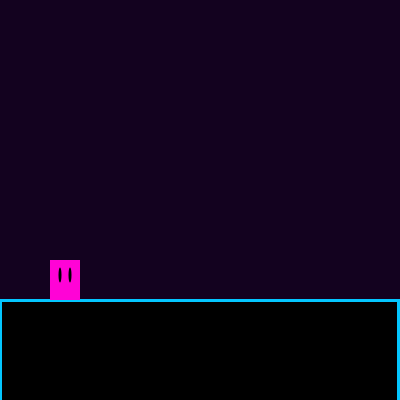
Frame 1 (no input)
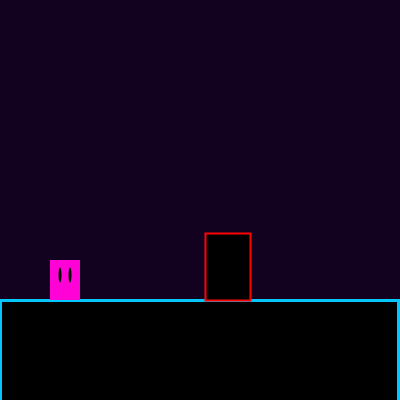
Frame 60 (the mouse pressed at the canvas centre just before this capture)
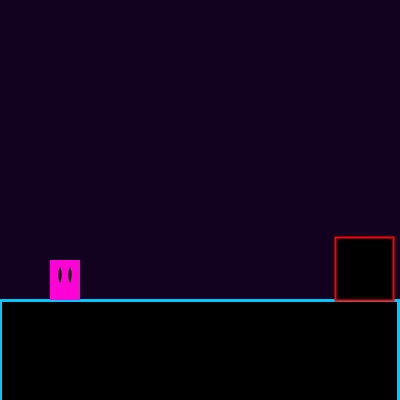
Frame 120 (the mouse held since frame 60 and released just before this capture)

The Processing sketch that drew these frames (run headless with seeded random() and noise(); from frame 60 on, the mouse is pressed at the canvas centre):

// Processing sketch: assignment_4
// ── assignment_4.pde
//Kira Chen
//assignment 4

//global variables for player and obstacles
//allows for collision to be detected in main code
PVector playerSize = new PVector (30, 40);
PVector playerPosition = new PVector (50, 260);
//honestly I didn't need to put the player velocity here, I just did and don't feel like changing it
PVector playerVelocity = new PVector (0, 0);

PVector obstacleSize = new PVector (random (20, 60), random (20, 200));
PVector obstaclePosition = new PVector (500, 300 - obstacleSize.y);
float obstacleSpeed = 5;

//sets timer to 30 seconds
int timer = 30;
int frameRate = 60;

//checked to trigger game over or win screen
boolean gameOver;
boolean gameWin;

Player player;
Obstacle obstacle;

void setup() {
  size (400, 400);

  player = new Player();
  obstacle = new Obstacle ();
}

void draw() {
  //background
  background(#13021F);

  //ground
  stroke(#03C6FF);
  strokeWeight(3);
  fill(0);
  rect(0, 300, 398, 138);

  //displays and moves player
  //ensures player stays above ground level
  player.display();
  player.move();
  player.groundCollision();

  //checks for player and obstacle collision
  obstacleCollision();

  //displays and moves obstacles
  obstacle.display();
  obstacle.move();

  //timer function
  timer();

  //if timer reaches 0, gameWin is true and displays win screen
  if (gameWin && gameOver == false) {
    gameWin();
  }

  //if collision between player and obstacles is detected and gameOver is true display loss screem
  if (gameOver && gameWin == false) {
    gameOver();
  }
}

//calls keyPressed and keyReleased functions in player class
void keyPressed() {
  player.keyPressed();
}

void keyReleased() {
  player.keyReleased();
}

//checks if collision occurs between the player and obstacles
//if detected, changes game over boolelan to true
void obstacleCollision() {
  if (playerPosition.x < obstaclePosition.x + obstacleSize.x &&
    playerPosition.x + playerSize.x > obstaclePosition.x &&
    playerPosition.y < obstaclePosition.y + obstacleSize.y &&
    playerPosition.y + playerSize.y > obstaclePosition.y) {
    gameOver = true;
  }
}

//timer function
void timer() {
  //decreases timer by 1 every 60 frames
  if (frameCount % frameRate == 0 && gameOver == false && gameWin == false) {
    timer--;
  }
  //if timer reaches 0 win condition is reached
  if (timer <= 0 && gameOver == false) {
    gameWin = true;
    gameOver = false;
  }
}

//displays winn screen
void gameWin() {
  stroke(#00FF30);
  fill(0);
  rect (0, 0, width, height);
  //display "Win" text on screen
  fill(#00FF30);
  textSize(60);
  textAlign(CENTER, CENTER);
  text("WIN", width/2, height/2);
  textSize(32);
  text("Click to reset", width/2, 290);

  obstaclePosition.x = 200;

  if (mousePressed) {
    reset();
  }
}

//displays game over screen
void gameOver() {
  stroke(#FF0000);
  fill(0);
  rect (0, 0, width, height);
  //display "Game Over" text on screen
  fill(#FF0000);
  textSize(60);
  textAlign(CENTER, CENTER);
  text("GAME OVER", width/2, height/2);
  textSize(32);
  text("Click to reset", width/2, 290);

  obstaclePosition.x = 200;

  if (mousePressed) {
    reset();
  }
}

//
void reset() {
  if (gameWin == true && mousePressed){
  gameWin = false;
  gameOver = false;
  timer = 30;

  obstacleSize = new PVector (random (20, 60), random (20, 200));
  obstaclePosition = new PVector (500, 300 - obstacleSize.y);
  obstacleSpeed = 5;
  playerPosition = new PVector (50, 260);

  frameCount = 0;
  }
  
  if (gameOver == true && mousePressed){
  gameWin = false;
  gameOver = false;
  timer = 30;

  obstacleSize = new PVector (random (20, 60), random (20, 200));
  obstaclePosition = new PVector (500, 300 - obstacleSize.y);
  obstacleSpeed = 5;
  playerPosition = new PVector (50, 260);
  }
}

// ── Obstacles.pde
class Obstacle {

  //draws obstacles
  void display() {
    stroke(#FF0303);
    strokeWeight(2);
    fill(0);
    rect(obstaclePosition.x, obstaclePosition.y, obstacleSize.x, obstacleSize.y);
  }

  //moves obstacles from right side of screen to left
  //resets position, size and speed once off screen so it gives the illusion of different obstacles coming through
  void move() {
    obstaclePosition.x -= obstacleSpeed;
    if (obstaclePosition.x < -100) {
      obstacleSize = new PVector (random(20, 60), random(20, 200));
      obstaclePosition.x = 500;
      obstaclePosition.y = 300 - obstacleSize.y;
      obstacleSpeed = random (5, 10);
    }
  }
}

// ── Player.pde
class Player {

  //variables to control movemenet
  PVector acceleration;
  boolean pressingUp;

  //constructor
  Player() {
    acceleration = new PVector (0, 0.5);
  }

  void display() {
    //drawing player
    noStroke();
    fill(#FF03D6);
    rect (playerPosition.x, playerPosition.y, playerSize.x, playerSize.y);
    fill(0);
    ellipseMode(CENTER);
    ellipse (playerPosition.x + 10, playerPosition.y + 15, 3, 15);
    ellipse (playerPosition.x + 20, playerPosition.y + 15, 3, 15);
  }

  //checks if player comes in contact with ground level
  void groundCollision() {
    if (playerPosition.y + playerSize.y > 300) {
      //ensures player position remains above ground level
      playerPosition.y = 300 - playerSize.y;
      playerVelocity.y = 0;
    }
  }

  void move() {
    if (pressingUp == true) {
      playerVelocity.y = -10;
    }
    playerVelocity.y += acceleration.y;
    playerPosition.add(playerVelocity);
  }

  void keyPressed() {
    if (keyCode == UP) {
      pressingUp = true;
    }
  }

  void keyReleased() {
    if (keyCode == UP) {
      pressingUp = false;
    }
  }
}

// ── Speed_Lines.pde
class Lines {
  
  //variables for line values
  PVector position;
  float rectWidth;
  float speed;
  
  //constructor
  //sets initial values for line position, width and speed
  Lines(){
   position = new PVector (random(500, 800), random (0, 290));
   rectWidth = random (30, 50);
   speed = random(5, 10);
  }
  
  //draws lines
  void display(){
   fill(#811476);
   noStroke();
   //randomizes x and y position, and width of line
   rect(position.x, position.y, rectWidth, 3);
  }
  
  //moves lines from right to left of screen
  //resets position, speed, and size once lines are off the left of the screen so that the lines return
  void move(){
    position.x -= speed;
    
    if (position.x < -50) {
    position = new PVector (random(500, 800), random (0, 290));
    rectWidth = random (30, 50);
    speed = random(8, 15);
    }
  }
  
}
